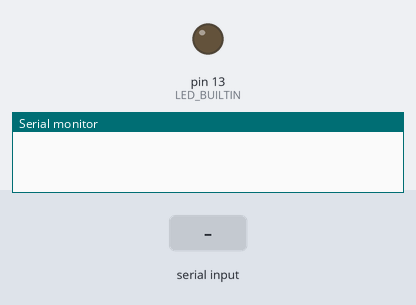
A sketch run on a simulated Arduino Uno, built with avr-gcc and run on an emulated ATmega328P. Shown: output pins drawn as LEDs (lit = HIGH), the last lines printed to the serial monitor. The inputs (shaded band) are chosen by the test bench.

Above: at 1.2 s.
1.3 s: "X90\n" received over Serial
At 3.1 s:
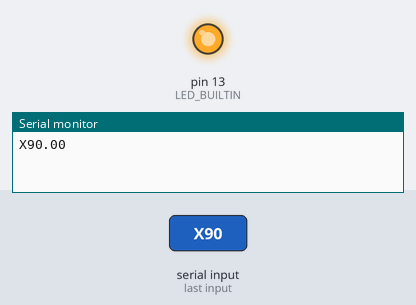
3.5 s: "90,45\n" received over Serial
Timing chart, 0 to 6.5 s (numbered marks = the images above; inputs shaded):
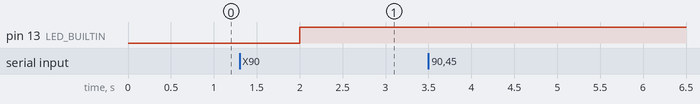

Measured:
- after the input at 1.3 s, pin 13 (LED_BUILTIN): LOW → HIGH after 0.70 s

The sketch:

TestCommUnity2.ino
```cpp
bool lightOn = false;

// the setup routine runs once when you press reset:
void setup() {
  // initialize serial communication at 9600 bits per second:
  Serial.begin(115200);
  // make the pushbutton's pin an input:
  pinMode(LED_BUILTIN, OUTPUT);
}

// the loop routine runs over and over again forever:
void loop() {
  float fCoord = 0.0;
  // print out the state of the button:
  if(Serial.available())
  {
    char c ;
    c = Serial.read();
    Serial.print(c);
    if (c)
    {
      if(c == 'X')
      {
        fCoord = Serial.parseFloat(SKIP_ALL);//Get the floating point number for X
        Serial.println(fCoord);
        lightOn = true;
      }
      else if(c == 'Z')
      {
        lightOn = false;
      }
      c = NULL;
    }
  }
  if(lightOn)
  {
    digitalWrite(LED_BUILTIN, HIGH);
    //Serial.println("on");
  }
  else
  {
    digitalWrite(LED_BUILTIN, LOW);
    //Serial.println("off");
  }
  delay(1000);        // delay in between reads for stability
}
```
